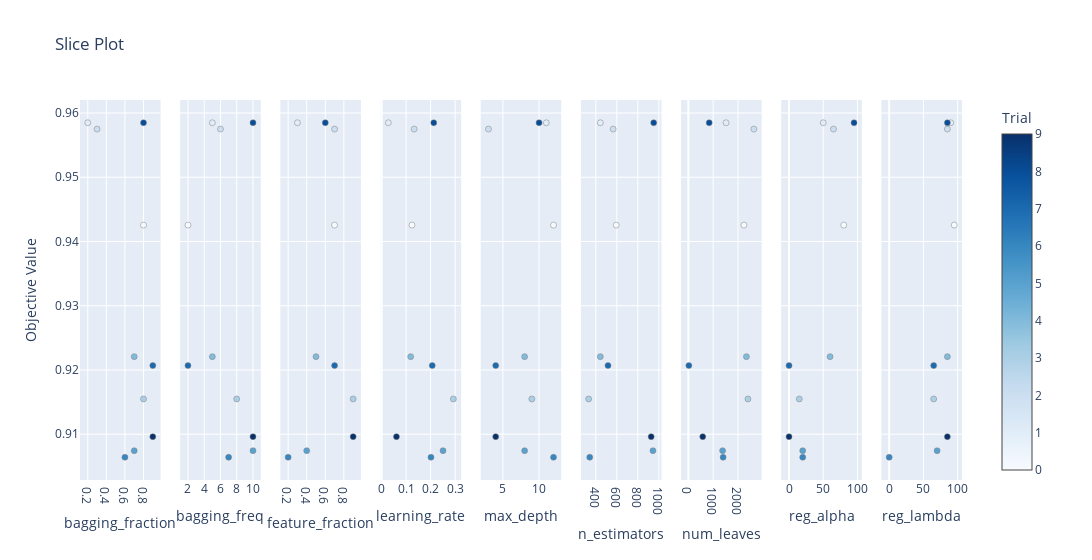

Notebook cell for this chart:
### Code cell
plot_slice = optuna.visualization.plot_slice(study)
plot_slice.show()

### Figure 1 — Plotly figure (JSON) as saved in the notebook; plotly's stock layout.template omitted (floating-point values rounded to 4 significant figures)
{"data": [{"marker": {"color": [0, 1, 2, 3, 4, 5, 6, 7, 8, 9], "colorbar": {"title": {"text": "Trial"}, "x": 1, "xpad": 40}, "colorscale": [[0, "rgb(247,251,255)"], [0.125, "rgb(222,235,247)"], [0.25, "rgb(198,219,239)"], [0.375, "rgb(158,202,225)"], [0.5, "rgb(107,174,214)"], [0.625, "rgb(66,146,198)"], [0.75, "rgb(33,113,181)"], [0.875, "rgb(8,81,156)"], [1, "rgb(8,48,107)"]], "line": {"color": "Grey", "width": 0.5}, "showscale": true}, "mode": "markers", "showlegend": false, "type": "scatter", "x": [0.8, 0.2, 0.3, 0.8, 0.7, 0.7, 0.6, 0.9, 0.8, 0.9], "xaxis": "x", "y": [0.9426, 0.9585, 0.9575, 0.9155, 0.9221, 0.9074, 0.9064, 0.9207, 0.9585, 0.9096], "yaxis": "y"}, {"marker": {"color": [0, 1, 2, 3, 4, 5, 6, 7, 8, 9], "colorbar": {"title": {"text": "Trial"}, "x": 1, "xpad": 40}, "colorscale": [[0, "rgb(247,251,255)"], [0.125, "rgb(222,235,247)"], [0.25, "rgb(198,219,239)"], [0.375, "rgb(158,202,225)"], [0.5, "rgb(107,174,214)"], [0.625, "rgb(66,146,198)"], [0.75, "rgb(33,113,181)"], [0.875, "rgb(8,81,156)"], [1, "rgb(8,48,107)"]], "line": {"color": "Grey", "width": 0.5}, "showscale": false}, "mode": "markers", "showlegend": false, "type": "scatter", "x": [2, 5, 6, 8, 5, 10, 7, 2, 10, 10], "xaxis": "x2", "y": [0.9426, 0.9585, 0.9575, 0.9155, 0.9221, 0.9074, 0.9064, 0.9207, 0.9585, 0.9096], "yaxis": "y2"}, {"marker": {"color": [0, 1, 2, 3, 4, 5, 6, 7, 8, 9], "colorbar": {"title": {"text": "Trial"}, "x": 1, "xpad": 40}, "colorscale": [[0, "rgb(247,251,255)"], [0.125, "rgb(222,235,247)"], [0.25, "rgb(198,219,239)"], [0.375, "rgb(158,202,225)"], [0.5, "rgb(107,174,214)"], [0.625, "rgb(66,146,198)"], [0.75, "rgb(33,113,181)"], [0.875, "rgb(8,81,156)"], [1, "rgb(8,48,107)"]], "line": {"color": "Grey", "width": 0.5}, "showscale": false}, "mode": "markers", "showlegend": false, "type": "scatter", "x": [0.7, 0.3, 0.7, 0.9, 0.5, 0.4, 0.2, 0.7, 0.6, 0.9], "xaxis": "x3", "y": [0.9426, 0.9585, 0.9575, 0.9155, 0.9221, 0.9074, 0.9064, 0.9207, 0.9585, 0.9096], "yaxis": "y3"}, {"marker": {"color": [0, 1, 2, 3, 4, 5, 6, 7, 8, 9], "colorbar": {"title": {"text": "Trial"}, "x": 1, "xpad": 40}, "colorscale": [[0, "rgb(247,251,255)"], [0.125, "rgb(222,235,247)"], [0.25, "rgb(198,219,239)"], [0.375, "rgb(158,202,225)"], [0.5, "rgb(107,174,214)"], [0.625, "rgb(66,146,198)"], [0.75, "rgb(33,113,181)"], [0.875, "rgb(8,81,156)"], [1, "rgb(8,48,107)"]], "line": {"color": "Grey", "width": 0.5}, "showscale": false}, "mode": "markers", "showlegend": false, "type": "scatter", "x": [0.124, 0.02746, 0.1329, 0.2927, 0.1188, 0.2506, 0.2015, 0.2067, 0.2128, 0.06073], "xaxis": "x4", "y": [0.9426, 0.9585, 0.9575, 0.9155, 0.9221, 0.9074, 0.9064, 0.9207, 0.9585, 0.9096], "yaxis": "y4"}, {"marker": {"color": [0, 1, 2, 3, 4, 5, 6, 7, 8, 9], "colorbar": {"title": {"text": "Trial"}, "x": 1, "xpad": 40}, "colorscale": [[0, "rgb(247,251,255)"], [0.125, "rgb(222,235,247)"], [0.25, "rgb(198,219,239)"], [0.375, "rgb(158,202,225)"], [0.5, "rgb(107,174,214)"], [0.625, "rgb(66,146,198)"], [0.75, "rgb(33,113,181)"], [0.875, "rgb(8,81,156)"], [1, "rgb(8,48,107)"]], "line": {"color": "Grey", "width": 0.5}, "showscale": false}, "mode": "markers", "showlegend": false, "type": "scatter", "x": [12, 11, 3, 9, 8, 8, 12, 4, 10, 4], "xaxis": "x5", "y": [0.9426, 0.9585, 0.9575, 0.9155, 0.9221, 0.9074, 0.9064, 0.9207, 0.9585, 0.9096], "yaxis": "y5"}, {"marker": {"color": [0, 1, 2, 3, 4, 5, 6, 7, 8, 9], "colorbar": {"title": {"text": "Trial"}, "x": 1, "xpad": 40}, "colorscale": [[0, "rgb(247,251,255)"], [0.125, "rgb(222,235,247)"], [0.25, "rgb(198,219,239)"], [0.375, "rgb(158,202,225)"], [0.5, "rgb(107,174,214)"], [0.625, "rgb(66,146,198)"], [0.75, "rgb(33,113,181)"], [0.875, "rgb(8,81,156)"], [1, "rgb(8,48,107)"]], "line": {"color": "Grey", "width": 0.5}, "showscale": false}, "mode": "markers", "showlegend": false, "type": "scatter", "x": [594, 443, 565, 332, 443, 944, 342, 516, 951, 927], "xaxis": "x6", "y": [0.9426, 0.9585, 0.9575, 0.9155, 0.9221, 0.9074, 0.9064, 0.9207, 0.9585, 0.9096], "yaxis": "y6"}, {"marker": {"color": [0, 1, 2, 3, 4, 5, 6, 7, 8, 9], "colorbar": {"title": {"text": "Trial"}, "x": 1, "xpad": 40}, "colorscale": [[0, "rgb(247,251,255)"], [0.125, "rgb(222,235,247)"], [0.25, "rgb(198,219,239)"], [0.375, "rgb(158,202,225)"], [0.5, "rgb(107,174,214)"], [0.625, "rgb(66,146,198)"], [0.75, "rgb(33,113,181)"], [0.875, "rgb(8,81,156)"], [1, "rgb(8,48,107)"]], "line": {"color": "Grey", "width": 0.5}, "showscale": false}, "mode": "markers", "showlegend": false, "type": "scatter", "x": [2240, 1520, 2640, 2400, 2340, 1380, 1400, 20, 840, 580], "xaxis": "x7", "y": [0.9426, 0.9585, 0.9575, 0.9155, 0.9221, 0.9074, 0.9064, 0.9207, 0.9585, 0.9096], "yaxis": "y7"}, {"marker": {"color": [0, 1, 2, 3, 4, 5, 6, 7, 8, 9], "colorbar": {"title": {"text": "Trial"}, "x": 1, "xpad": 40}, "colorscale": [[0, "rgb(247,251,255)"], [0.125, "rgb(222,235,247)"], [0.25, "rgb(198,219,239)"], [0.375, "rgb(158,202,225)"], [0.5, "rgb(107,174,214)"], [0.625, "rgb(66,146,198)"], [0.75, "rgb(33,113,181)"], [0.875, "rgb(8,81,156)"], [1, "rgb(8,48,107)"]], "line": {"color": "Grey", "width": 0.5}, "showscale": false}, "mode": "markers", "showlegend": false, "type": "scatter", "x": [80, 50, 65, 15, 60, 20, 20, 0, 95, 0], "xaxis": "x8", "y": [0.9426, 0.9585, 0.9575, 0.9155, 0.9221, 0.9074, 0.9064, 0.9207, 0.9585, 0.9096], "yaxis": "y8"}, {"marker": {"color": [0, 1, 2, 3, 4, 5, 6, 7, 8, 9], "colorbar": {"title": {"text": "Trial"}, "x": 1, "xpad": 40}, "colorscale": [[0, "rgb(247,251,255)"], [0.125, "rgb(222,235,247)"], [0.25, "rgb(198,219,239)"], [0.375, "rgb(158,202,225)"], [0.5, "rgb(107,174,214)"], [0.625, "rgb(66,146,198)"], [0.75, "rgb(33,113,181)"], [0.875, "rgb(8,81,156)"], [1, "rgb(8,48,107)"]], "line": {"color": "Grey", "width": 0.5}, "showscale": false}, "mode": "markers", "showlegend": false, "type": "scatter", "x": [95, 90, 85, 65, 85, 70, 0, 65, 85, 85], "xaxis": "x9", "y": [0.9426, 0.9585, 0.9575, 0.9155, 0.9221, 0.9074, 0.9064, 0.9207, 0.9585, 0.9096], "yaxis": "y9"}], "layout": {"title": {"text": "Slice Plot"}, "width": 2700, "xaxis": {"anchor": "y", "domain": [0, 0.09136], "title": {"text": "bagging_fraction"}}, "xaxis2": {"anchor": "y2", "domain": [0.1136, 0.2049], "title": {"text": "bagging_freq"}}, "xaxis3": {"anchor": "y3", "domain": [0.2272, 0.3185], "title": {"text": "feature_fraction"}}, "xaxis4": {"anchor": "y4", "domain": [0.3407, 0.4321], "title": {"text": "learning_rate"}}, "xaxis5": {"anchor": "y5", "domain": [0.4543, 0.5457], "title": {"text": "max_depth"}}, "xaxis6": {"anchor": "y6", "domain": [0.5679, 0.6593], "title": {"text": "n_estimators"}}, "xaxis7": {"anchor": "y7", "domain": [0.6815, 0.7728], "title": {"text": "num_leaves"}}, "xaxis8": {"anchor": "y8", "domain": [0.7951, 0.8864], "title": {"text": "reg_alpha"}}, "xaxis9": {"anchor": "y9", "domain": [0.9086, 1], "title": {"text": "reg_lambda"}}, "yaxis": {"anchor": "x", "domain": [0, 1], "title": {"text": "Objective Value"}}, "yaxis2": {"anchor": "x2", "domain": [0, 1], "matches": "y", "showticklabels": false}, "yaxis3": {"anchor": "x3", "domain": [0, 1], "matches": "y", "showticklabels": false}, "yaxis4": {"anchor": "x4", "domain": [0, 1], "matches": "y", "showticklabels": false}, "yaxis5": {"anchor": "x5", "domain": [0, 1], "matches": "y", "showticklabels": false}, "yaxis6": {"anchor": "x6", "domain": [0, 1], "matches": "y", "showticklabels": false}, "yaxis7": {"anchor": "x7", "domain": [0, 1], "matches": "y", "showticklabels": false}, "yaxis8": {"anchor": "x8", "domain": [0, 1], "matches": "y", "showticklabels": false}, "yaxis9": {"anchor": "x9", "domain": [0, 1], "matches": "y", "showticklabels": false}}}
